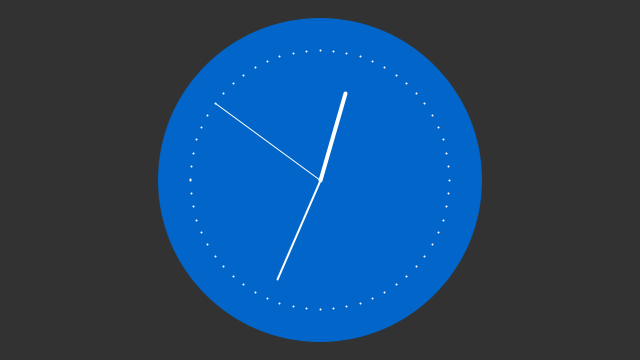
Frame 1 (no input)
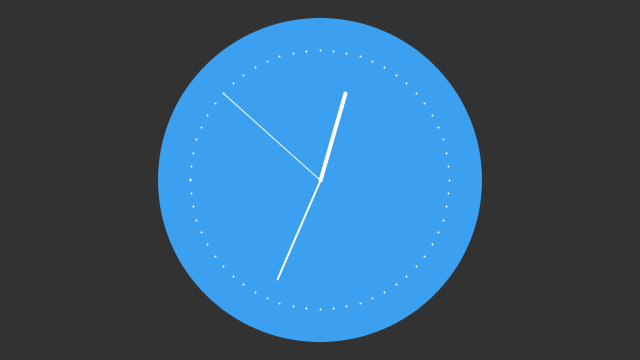
Frame 60 (the mouse pressed at the canvas centre just before this capture)
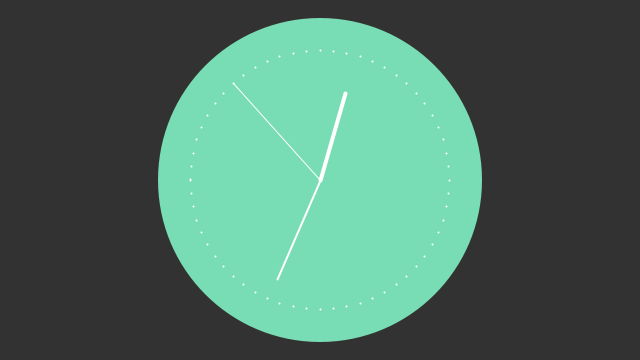
Frame 120 (the mouse held since frame 60 and released just before this capture)

The Processing sketch that drew these frames (run headless with seeded random() and noise(); from frame 60 on, the mouse is pressed at the canvas centre):

// Processing sketch: Clock_example
// ── Clock_example.pde
int cx, cy;
float secondsRadius;
float minutesRadius;
float hoursRadius;
float clockDiameter;
float r = 0;
float g = 100;
float b = 200;
int rinc = 1;
int ginc = 1;
int binc = 1;

void setup() {
  size(640, 360);
  stroke(255);
  
  int radius = min(width, height) / 2;
  secondsRadius = radius * 0.72;
  minutesRadius = radius * 0.60;
  hoursRadius = radius * 0.50;
  clockDiameter = radius * 1.8;
  
  cx = width / 2;
  cy = height / 2;
}

void draw() {
  background(50);
  
  // Draw the clock background
  r += rinc;
  g += ginc;
  b += binc;
  if (r <= 0 || r >= 250) {
    rinc =- rinc;
  }
  if (g <= 0 || g >= 250) {
    ginc =- ginc;
  }
  if (b <= 0 || b >= 250) {
    binc =- binc;
  }
  
  fill(r, g, b);
  noStroke();
  ellipse(cx, cy, clockDiameter, clockDiameter);
  
  // Angles for sin() and cos() start at 3 o'clock;
  // subtract HALF_PI to make them start at the top
  float s = map(second(), 0, 60, 0, TWO_PI) - HALF_PI;
  float m = map(minute() + norm(second(), 0, 60), 0, 60, 0, TWO_PI) - HALF_PI; 
  float h = map(hour() + norm(minute(), 0, 60), 0, 24, 0, TWO_PI * 2) - HALF_PI;
  
  // Draw the hands of the clock
  stroke(255);
  strokeWeight(1);
  line(cx, cy, cx + cos(s) * secondsRadius, cy + sin(s) * secondsRadius);
  strokeWeight(2);
  line(cx, cy, cx + cos(m) * minutesRadius, cy + sin(m) * minutesRadius);
  strokeWeight(4);
  line(cx, cy, cx + cos(h) * hoursRadius, cy + sin(h) * hoursRadius);
  
  // Draw the minute ticks
  strokeWeight(2);
  beginShape(POINTS);
  for (int a = 0; a < 360; a+=6) {
    float angle = radians(a);
    float x = cx + cos(angle) * secondsRadius;
    float y = cy + sin(angle) * secondsRadius;
    vertex(x, y);
  }
  endShape();
}
